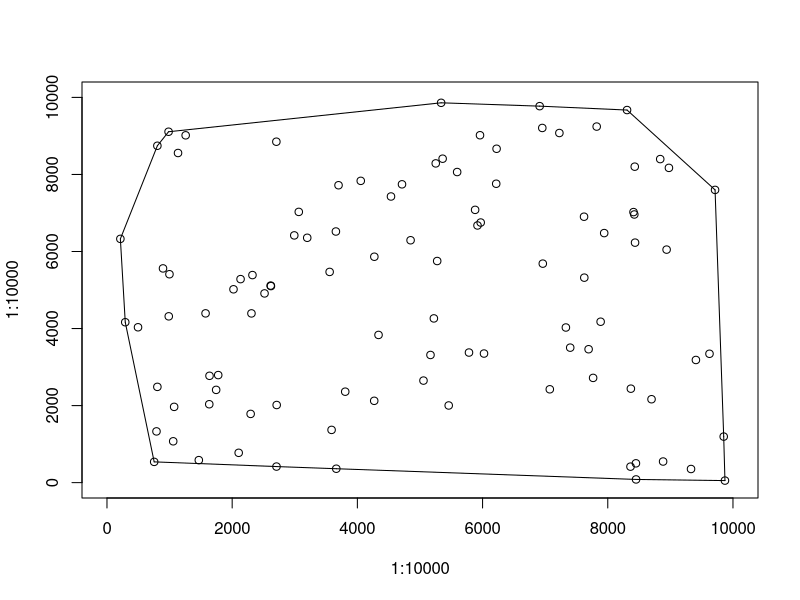

R code for this plot:
#! /usr/bin/env Rscript
png("convex.png", width=700, height=700)
plot(1:10000, 1:10000, type="n")

#points
points(214,6328)
points(292,4164)
points(496,4033)
points(754,539)
points(791,1330)
points(805,2486)
points(805,8745)
points(895,5561)
points(984,9109)
points(987,4317)
points(998,5410)
points(1058,1073)
points(1073,1967)
points(1135,8557)
points(1257,9016)
points(1467,584)
points(1575,4394)
points(1634,2035)
points(1638,2773)
points(1744,2408)
points(1777,2792)
points(2021,5019)
points(2104,774)
points(2134,5283)
points(2295,1784)
points(2308,4393)
points(2324,5388)
points(2517,4912)
points(2615,5115)
points(2619,5102)
points(2706,8850)
points(2708,417)
points(2711,2015)
points(2992,6418)
points(3064,7028)
points(3199,6356)
points(3557,5470)
points(3588,1369)
points(3657,6519)
points(3663,361)
points(3699,7720)
points(3806,2361)
points(4054,7834)
points(4269,2124)
points(4271,5864)
points(4338,3834)
points(4537,7428)
points(4713,7744)
points(4850,6292)
points(5056,2649)
points(5168,3314)
points(5222,4263)
points(5252,8287)
points(5275,5753)
points(5338,9860)
points(5362,8409)
points(5459,2003)
points(5594,8063)
points(5783,3377)
points(5881,7081)
points(5919,6676)
points(5959,9018)
points(5970,6752)
points(6023,3351)
points(6218,7759)
points(6224,8667)
points(6912,9773)
points(6954,9207)
points(6962,5685)
points(7074,2423)
points(7227,9076)
points(7331,4027)
points(7400,3504)
points(7621,6903)
points(7625,5321)
points(7694,3463)
points(7766,2719)
points(7823,9243)
points(7886,4177)
points(7943,6478)
points(8308,9672)
points(8363,415)
points(8369,2439)
points(8411,7023)
points(8424,6961)
points(8431,8202)
points(8436,6230)
points(8450,501)
points(8452,83)
points(8699,2165)
points(8838,8399)
points(8884,548)
points(8940,6049)
points(8977,8171)
points(9330,354)
points(9408,3184)
points(9625,3345)
points(9714,7599)
points(9852,1195)
points(9872,53)

#line segments
segments(214,6328,805,8745)
segments(805,8745,984,9109)
segments(984,9109,5338,9860)
segments(5338,9860,6912,9773)
segments(6912,9773,8308,9672)
segments(8308,9672,9714,7599)
segments(9714,7599,9852,1195)
segments(9852,1195,9872,53)
segments(9872,53,8452,83)
segments(8452,83,3663,361)
segments(3663,361,2708,417)
segments(2708,417,754,539)
segments(754,539,292,4164)
segments(292,4164,214,6328)
dev.off()
